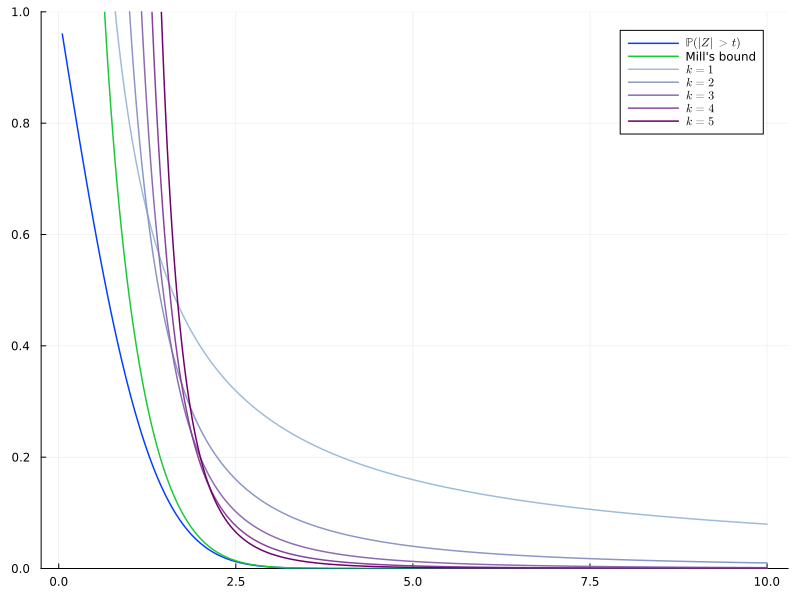

Generate this figure with Julia:
using Plots, Distributions, SpecialFunctions, LaTeXStrings

t=LinRange(0.05,10,1000)
actual=2*(1 .- cdf.(Normal(),t))
function MarkovBound(t::Number, k::Int)
    2^(k/2)*gamma((k+1)/2)/(sqrt(pi)*t^k)
end
markov1=MarkovBound.(t,1)
markov2=MarkovBound.(t,2)
markov3=MarkovBound.(t,3)
markov4=MarkovBound.(t,4)
markov5=MarkovBound.(t,5)

mills=sqrt(2/pi)*exp.(-t.^2 ./ 2) ./ t

plt1=plot(t,actual,ylim=(0, 1),size=(800,600),color_palette=:seaborn_bright6,label=L"\mathbb{P}(|Z|>t)",lw=1.5);
plot!(t,mills,color_palette=:seaborn_bright6, label="Mill's bound",lw=1.5);
plot!(t,[markov1,markov2,markov3,markov4,markov5],color_palette=:BuPu_7, label=[L"k=1" L"k=2" L"k=3" L"k=4" L"k=5"],lw=1.5);

savefig(plt1,"ej7.png")